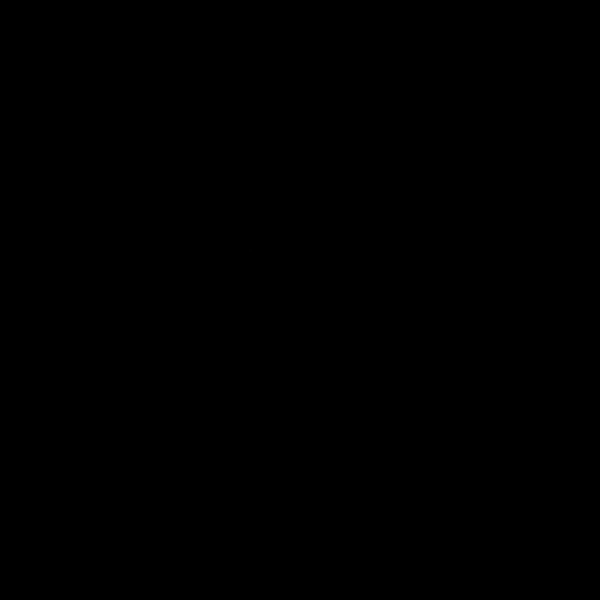
Frame 1 (no input)
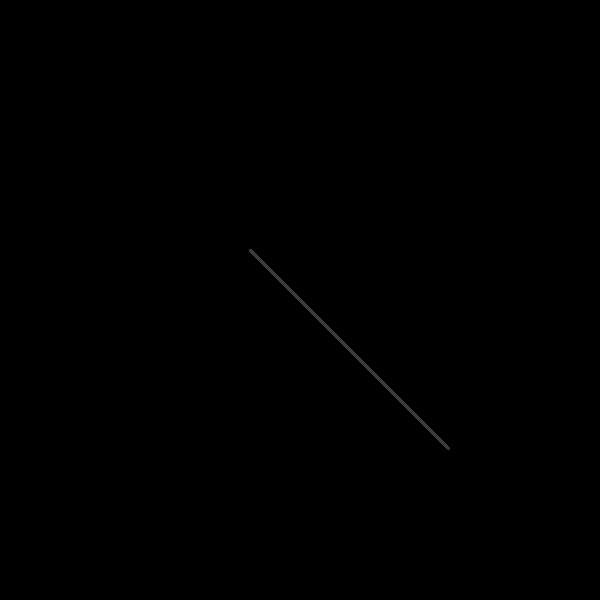
Frame 60 (the mouse pressed at the canvas centre just before this capture)
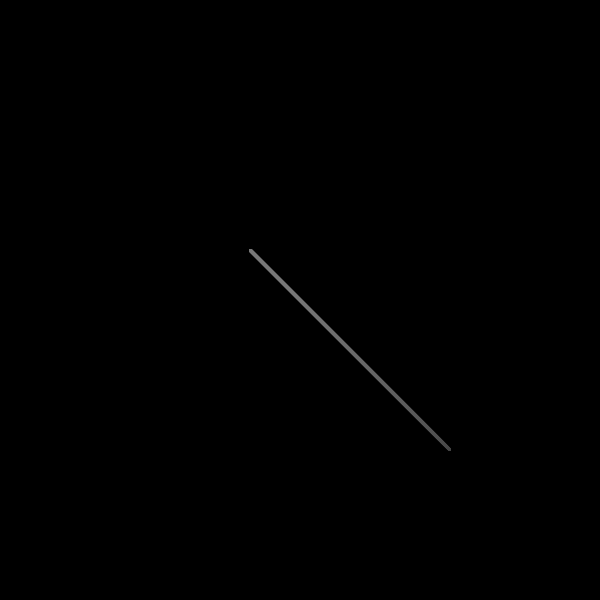
Frame 120 (the mouse held since frame 60 and released just before this capture)

The Processing sketch that drew these frames (run headless with seeded random() and noise(); from frame 60 on, the mouse is pressed at the canvas centre):

// Processing sketch: test_26_pde
// ── test_26_pde.pde
void setup() {
   size(600, 600);
   background(0);
   smooth();
   strokeWeight(3);
   stroke(250);
   //noLoop();
}

float counter = 0;
float cx = 250;
float cy = 250;
float cRadius = 200;
int mColor = 0;

void draw() {
    float x1 = sin(counter) * cRadius + cx;
    float y1 = sin(counter) * cRadius + cy;
    mColor += 1;
    stroke(mColor);
    line(cx, cy, x1, y1);
    counter += (2 * PI/255);
    if(counter > 2 * PI) {
       counter = 0;
       mColor = 0;
       background(50);
    }
}
